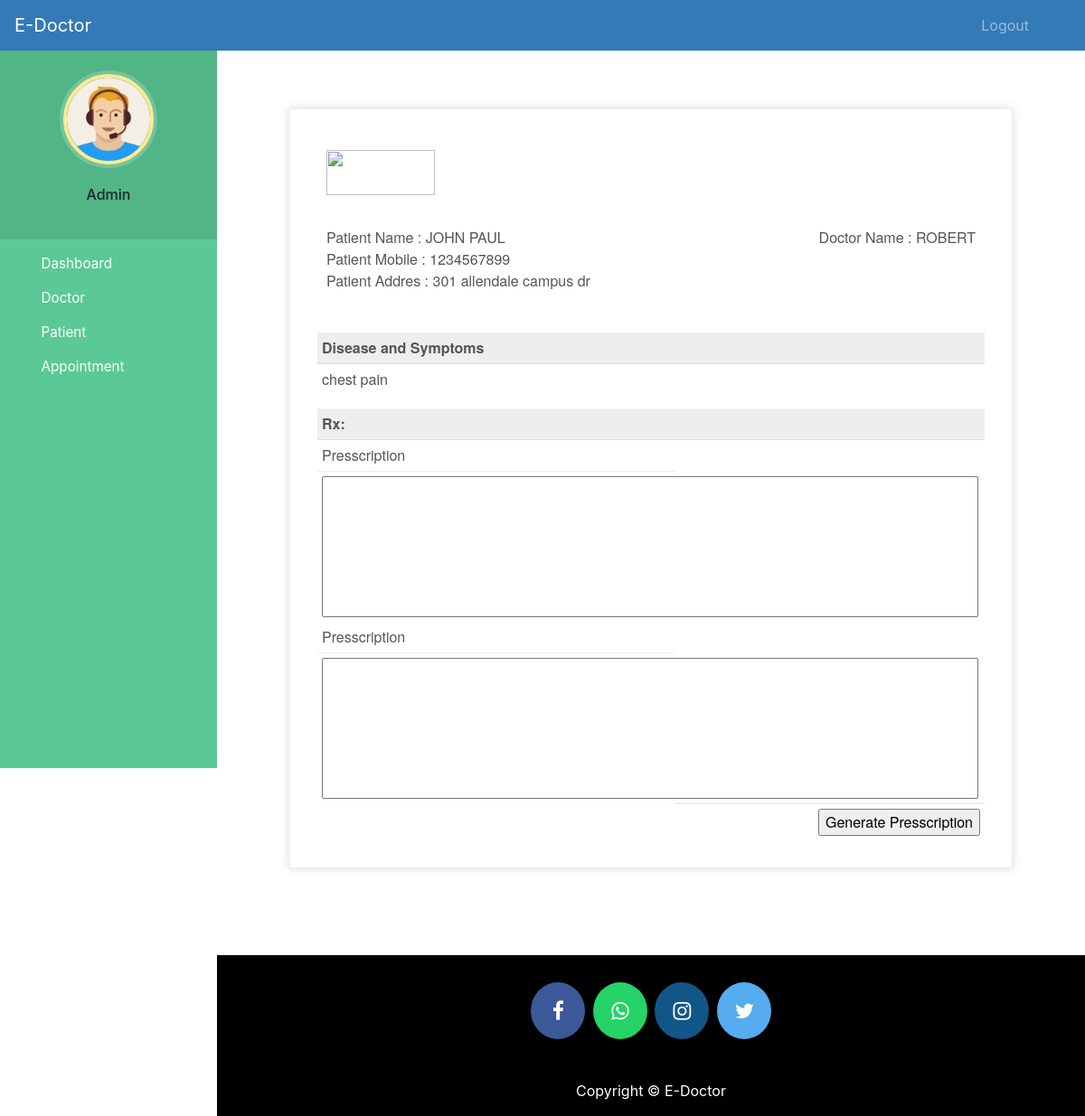
The page /press-patient/4 (signed in) on the database its author committed.
### hospital/models.py (models this page shows, shortened)
class Patient(models.Model):
    user=models.OneToOneField(User,on_delete=models.CASCADE)
    profile_pic= models.ImageField(upload_to='profile_pic/PatientProfilePic/',null=True,blank=True)
    address = models.CharField(max_length=40)
    mobile = models.CharField(max_length=40,null=False)
    symptoms = models.CharField(max_length=100,null=False)
    assignedDoctorId = models.PositiveIntegerField(null=False)
    admitDate=models.DateField(auto_now=True)
    status=models.BooleanField(default=False)
    @property
    def get_name(self):
        return self.user.first_name+" "+self.user.last_name

### hospital/views.py (the view, shortened to what this page needs)
# urls.py: path('press-patient/<int:pk>', views.press_patient_view,name='press-patient'),
@login_required(login_url='adminlogin')
@user_passes_test(is_admin)
def press_patient_view(request,pk):
    patient=models.Patient.objects.get(id=pk)
    assignedDoctor=models.User.objects.all().filter(id=patient.assignedDoctorId)
    patientDict={
        'patientId':pk,
        'name':patient.get_name,
        'mobile':patient.mobile,
        'address':patient.address,
        'symptoms':patient.symptoms,
        'assignedDoctorName':assignedDoctor[0].first_name,
    }
    return render(request,'hospital/patient_generate_press.html',context=patientDict)

### hospital/views.py (called while the page is built)
def is_admin(user):
    return user.groups.filter(name='ADMIN').exists()

### templates/hospital/patient_generate_press.html (shortened to what this page needs)
{% extends 'hospital/admin_base.html' %}
{% load static %}
{% block content %}
<head>
</head>
<br><br><br>
<div class="invoice-box">
  <table cellpadding="0" cellspacing="0">
    <tr class="top">
      <td colspan="2">
        <table>
          <tr>
            <td class="title">
              <img src="http://www.dochub24.com/static/images/DOC_HUB___LOGO-removebg-preview.png" alt="" width="120" height="50">
            </td>
            <td>
            </td>
          </tr>
        </table>
      </td>
    </tr>
    <tr class="information">
      <td colspan="2">
        <table>
          <tr>
            <td>
              Patient Name : {{name}}<br>
              Patient Mobile : {{mobile}}<br>
              Patient Addres : {{address}}<br>
            </td>
            <td>
              Doctor Name :
              {{assignedDoctorName}}<br>
            </td>
          </tr>
        </table>
      </td>
    </tr>
    <tr class="heading">
      <td>
        Disease and Symptoms
      </td>
      <td>
      </td>
    </tr>
    <tr class="details">
      <td>
        {{symptoms}}
      </td>
    </tr>
    <tr class="heading">
      <td>
        Rx:
      </td>
      <td>
      </td>
    </tr>
    <form method="post">
      <tr class="item">
        <td>
         Presscription
        </td>
      </tr>
      <tr>
        <td>
          <input type="text" class="pt"  name="presscription" placeholder="" value="">
        </td>
      </tr>
      <tr class="item">
        <td>
         Presscription
        </td>
      </tr>
      <tr>
        <td>
          <input type="textfield" class="pt" name="presscription1" placeholder="" value="">
        </td>
      </tr>
      <tr class="total">
        <td></td>
        <td>
          <input type="submit" name="submit" value="Generate Presscription">
        </td>
      </tr>
    </form>
  </table>
</div>
{% endblock content %}

### static/style.css (style rules this page uses)
body { padding-left: 240px; }

### templates/hospital/patient_generate_press.html (style rules this page uses)
.invoice-box { max-width: 800px; margin: auto; padding: 30px; border: 1px solid #eee; box-shadow: 0 0 10px rgba(0, 0, 0, .15); font-size: 16px; line-height: 24px; font-family: 'Helvetica Neue', 'Helvetica', Helvetica, Arial, sans-serif; color: #555; }
.invoice-box table { width: 100%; line-height: inherit; text-align: left; }
.invoice-box table td { padding: 5px; vertical-align: top; }
.invoice-box table tr td:nth-child(2) { text-align: right; }
.invoice-box table tr.top table td { padding-bottom: 20px; }
.invoice-box table tr.top table td.title { font-size: 45px; line-height: 45px; color: #333; }
.invoice-box table tr.information table td { padding-bottom: 40px; }
.invoice-box table tr.heading td { background: #eee; border-bottom: 1px solid #ddd; font-weight: bold; }
.invoice-box table tr.details td { padding-bottom: 20px; }
.invoice-box table tr.item td { border-bottom: 1px solid #eee; }
.invoice-box table tr.total td:nth-child(2) { border-top: 2px solid #eee; font-weight: bold; }
.pt { width: 188%; height: 156px; }

### rows shown on the page
Patient: mobile "1234567899", address "301 allendale campus dr", symptoms "chest pain"

### other values the page prints
{{ name }} "JOHN PAUL"
{{ assignedDoctorName }} "ROBERT"
